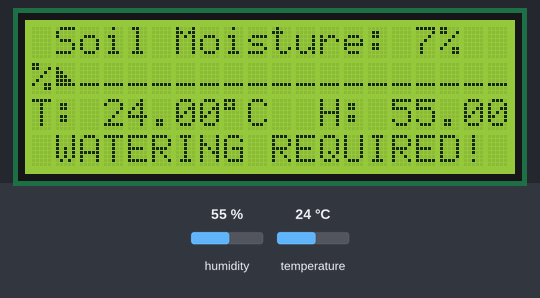
This sketch was run on a simulated Arduino Uno, built with avr-gcc and run on an emulated ATmega328P. Parts: 20×4 character LCD. Inputs (shaded band) come from the test bench; at power-on: temperature 24 °C, humidity 55 %. Random numbers use the default seed unless the sketch sets one.

Above: at 5.7 s.
5.8 s: temperature set to 1 °C
At 11.9 s:
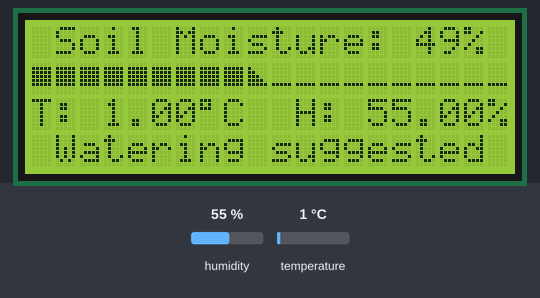
17.2 s: temperature set to 12 °C
At 22.3 s:
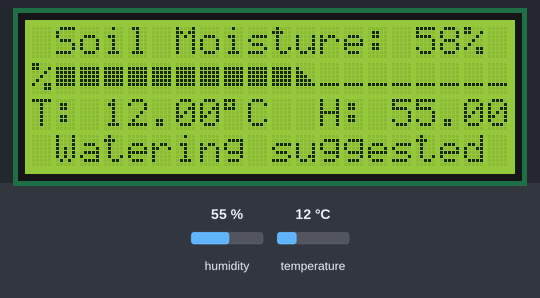
27.7 s: temperature set to 1 °C
At 32.0 s:
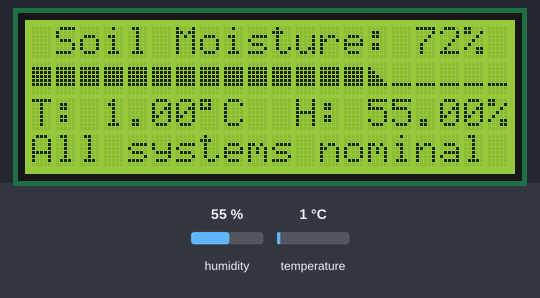
38.0 s: temperature set to 19 °C
At 42.5 s:
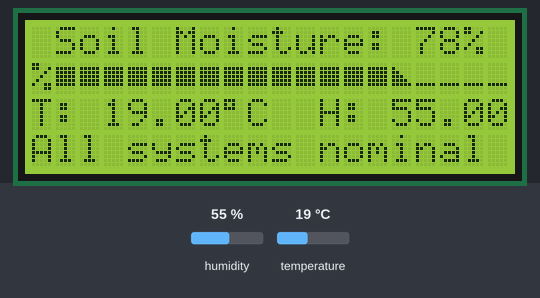
48.4 s: temperature set to 1 °C
At 53.8 s:
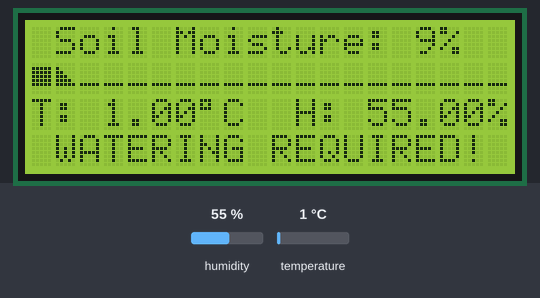
56.1 s: temperature set to 28 °C
At 58.5 s:
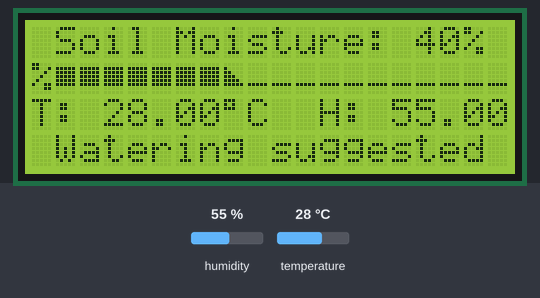
Timing chart, 0 to 60.0 s (numbered marks = the images above; inputs shaded):
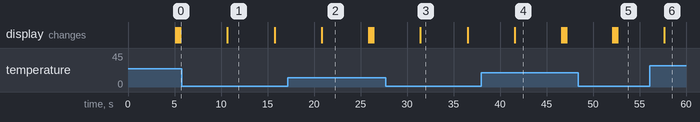

Measured:
- what the display in image 1 shows lasts 5.1 s, from 10.7 s to 15.8 s
- what the display in image 2 shows lasts 5.0 s, from 20.9 s to 25.9 s

The sketch:

soil-moisture-monitor.ino
```cpp
#include <Wire.h>
#include <LiquidCrystal_I2C.h>
#include <DHT.h>

// DHT sensor type
#define DHTTYPE DHT11
#define DHTPIN 2      // digital pin

// Pins configuration for LCD board connection via I2C interface:
// address, en, rw, rs, d4, d5, d6, d7, bl, blpol
LiquidCrystal_I2C lcd(0x3F, 2, 1, 0, 4, 5, 6, 7, 3, POSITIVE);

// Init DHT sensor
DHT dht(DHTPIN, DHTTYPE);

// Configure custom characters maps
uint8_t high[8] = {
  B00000,
  B11111,
  B11111,
  B11111,
  B11111,
  B11111,
  B00000,
};

uint8_t mid[8] = {
  B00000,
  B10000,
  B11000,
  B11100,
  B11110,
  B11111,
  B00000,
};

uint8_t low[8] = {
  B00000,
  B00000,
  B00000,
  B00000,
  B00000,
  B11111,
  B00000,
};

void setup() {
  lcd.begin(20,4);

  // Create custom characters
  lcd.createChar(0, high);
  lcd.createChar(1, mid);
  lcd.createChar(2, low);

  // Print constant elements of the LCD display
  lcd.setCursor(1,0);
  lcd.print("Soil Moisture: --");

  // Start dht measurement
  dht.begin();
}

void loop() {
  int current_read = random(0, 100);
  delay(5000);
  printCurrentReadValue(current_read);
  printProgressBar(current_read);
  printStatus(current_read);
  printTempAndHumidity(getTempInCelcius(), getHumidity());
}

/*
 * Prints text status based on the provided percentage read value.
 */
void printStatus(int percentage) {
  lcd.setCursor(0,3);

  if (percentage > 60) {
    lcd.print("All systems nominal");
  } else if (percentage > 30) {
    lcd.print(" Watering suggested ");
  } else {
    lcd.print(" WATERING REQUIRED! ");
    flashScreen();
  }
}

/*
 * Prints numerical read value based on the provided percentage value.
 */
void printCurrentReadValue(int percentage) {
  lcd.setCursor(16,0);
  lcd.print(percentage);
  lcd.print("%   ");
}

/*
 * Prints progress bar based on the provided percentage value.
 * Uses the custom characters.
 */
void printProgressBar(int percentage) {
  int value = percentage / 5;

  lcd.setCursor(0,1);

  for(int i = 0; i< value; i++) {
    lcd.print(char(0));
  }

  if (value < 20) {
    lcd.print(char(1));
  }

  for(int i = 0; i< (19-value); i++) {
    lcd.print(char(2));
  }
}

/*
 * Prints current temperature and humidity on LCD second line
 */
void printTempAndHumidity(float temp, float humidity) {
  lcd.setCursor(0,2);

  lcd.print("T: "
    + String(temp, 2)
    + (char)223 + "C" // degree symbol
    + "  H: "
    + String(humidity, 2)
    + "%");
}

/*
 * Flashes the backlight two times rapidly.
 */
void flashScreen() {
  for(int i = 0; i< 2; i++) {
    lcd.noBacklight();
    delay(100);

    lcd.backlight();
    delay(100);
  }
}

/*
 * Return current temperature in Celcius or -1.0 in case of communication error.
 */
float getTempInCelcius() {
  float temp = dht.readTemperature();
  if (!isnan(temp))
    return temp;
  else
    return -1.0;
}

/*
 * Return current humidity or -1.0 in case of communication error.
 */
float getHumidity() {
  float humidity = dht.readHumidity();
  if (!isnan(humidity))
    return humidity;
  else
    return -1.0;
}
```
